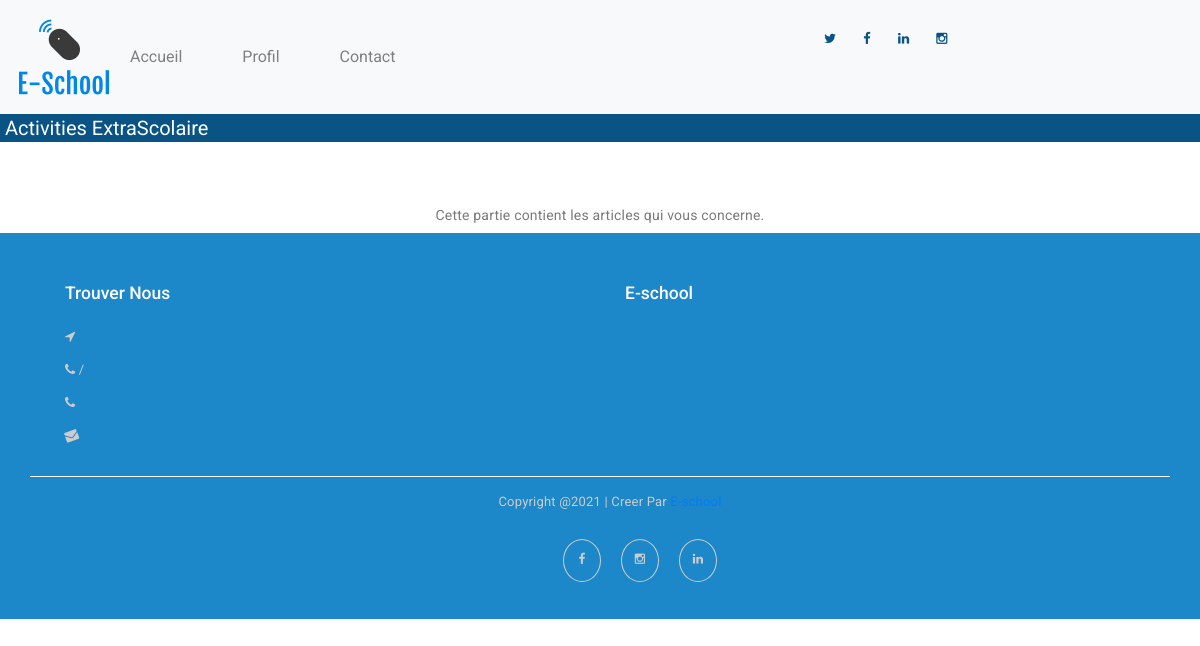
The app's page /EspaceParent/AccueilParent.php, older data.
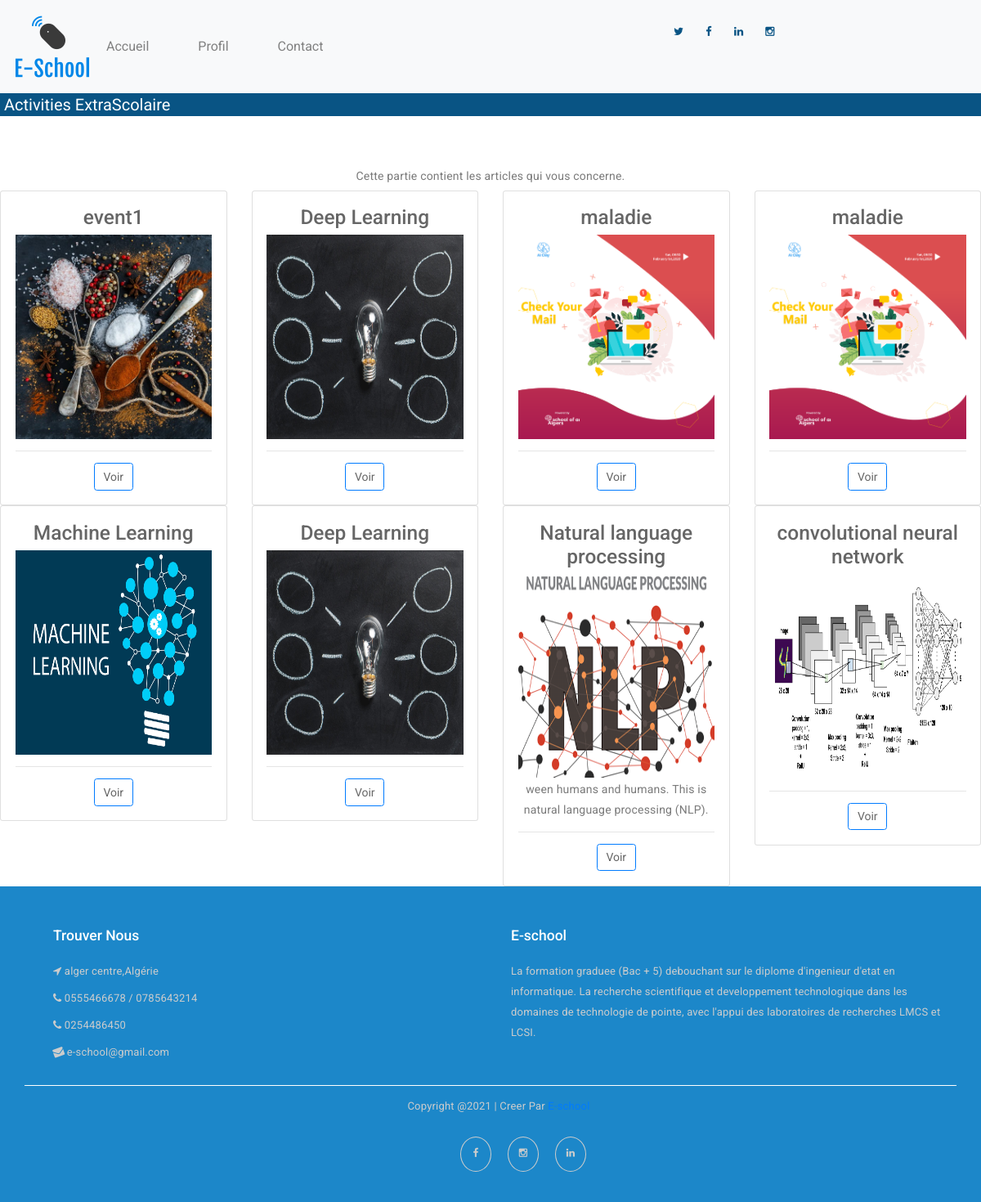
The same page, newer data.
### tables this page shows
CREATE TABLE IF NOT EXISTS `articles` (
  `idArticle` int(11) NOT NULL AUTO_INCREMENT,
  `titre` varchar(100) DEFAULT NULL,
  `descrption` text,
  `imageUrl` varchar(255) DEFAULT NULL,
  `concerner` varchar(255) DEFAULT NULL,
  PRIMARY KEY (`idArticle`)
);

CREATE TABLE IF NOT EXISTS `pagecontact` (
  `id` int(11) NOT NULL AUTO_INCREMENT,
  `facebook` varchar(100) NOT NULL,
  `insta` varchar(100) NOT NULL,
  `linkedin` varchar(100) NOT NULL,
  `website` varchar(100) NOT NULL,
  `address` varchar(255) NOT NULL,
  `numTel1` varchar(25) NOT NULL,
  `numTel2` varchar(25) NOT NULL,
  `fax` varchar(25) NOT NULL,
  `email` varchar(50) NOT NULL,
  `descpt` text NOT NULL,
  PRIMARY KEY (`id`) USING BTREE
);

### Model/article.php (called while the page is built, shortened)
<?php
require_once (__DIR__."/model.php");
class article{
    public static function getAllArticles(){
        $requeste="SELECT * FROM articles";
        return model::request($requeste);
    }
}
?>

### Model/model.php (called while the page is built, shortened)
<?php
class model{
    private static $conn;
    private static $isConnected = false;
    public static function connexion(){
        if(!model::$isConnected){
        try{
            self::$conn = new PDO('mysql:host=localhost;dbname=e-school','root','');
            self::$isConnected = true;
        }
        catch(PDOException $e) {
            echo "Error: " . $e->getMessage();
            exit();
          }
        }
    }
    public static function request($req){
        $stmt=self::$conn->prepare($req);
        $stmt->execute(array());
        return self::fetchAll($stmt);
    }
    public static function fetchAll($resultatRequete){
        if($resultatRequete){
            return $resultatRequete->fetchAll();
        }else{
            return false;
        }
    }
    public static function getField($requeste){
        $stmt=self::$conn->prepare($requeste);
        $stmt -> execute();
        $field = $stmt -> fetch(PDO::FETCH_ASSOC);
        return $field;
    }
}
?>

### Controler/ArtcileCtrl.php (called while the page is built, shortened)
<?php
require_once "../Model/article.php";
class ArticleCtrl{
    public function getAllArticles(){
        return article::getAllArticles();
    }
}
?>

### Model/contact.php (called while the page is built, shortened)
<?php
require_once (__DIR__."/model.php");
class contact{
    public static function getInfoPage(){
        $requete="SELECT * FROM pagecontact";
        return model::getField($requete);
    }
}
?>

### Controler/pageContactCtrl.php (called while the page is built, shortened)
<?php
require_once "../Model/contact.php";
class pageContactCtrl{
    public function getInfoPage(){
        return contact::getInfoPage();
    }
}
?>

### Vue/pageCyclesVue.php (the view, shortened to what the changed rows need)
<?php
require_once "../Controler/ArtcileCtrl.php";
class pageCyclesVue{
    private $controller;
    public function __construct(){
      $this->controller = new ArticleCtrl();
    }
    public function getTitleSectionArticle(){
      echo ' <div class="text-center">
      <h2>Articles</h2>
      <p>Cette partie contient les articles qui vous concerne.
     </p>
  </div>';
    }
    public function getArticleByCycle($cycle){
      echo '   <div class="row">';
    $articles=$this->controller->getAllArticles();
    foreach($articles as $article){
    if( stristr($article['concerner'],$cycle)==true){
      echo'
      <div class="col-xl-3 col-sm-6 col-12">
        <div class="card">
          <div class="card-content">
            <div class="card-body">
              <div class="media d-flex">
                <div class="media-body text-center">
                  <h3>'.$article['titre'].'</h3>';
                  echo " <img src=" .$article['imageUrl'] . " width='200px' height='250px' >";
                  echo '
                  <p>'. substr($article['descrption'],300).'</p><div class="btn-block">
                  <div class="align-self-center">
                  <hr/>
                  <a class="btn btn-outline-primary" role="button">Voir</a>
                 </div>
                  </div>
                </div>
              </div>
            </div>
          </div>
        </div></div> <br/> <br/>';
    }
    }
    }
}
?>

### Vue/ParentVues/infopageVue.php (shortened to what the changed rows need)
<?php
require_once "../Controler/pageContactCtrl.php";
class infopageVue{
    public function getContact(){
        $pageCtrl=new pageContactCtrl();
        $info=$pageCtrl->getInfoPage();
        if(count($info)>0){
            echo '
            <br/>
            <footer class="footer">
            <div class="container bottom_border">
            <div class="row">
            <div class=" col-sm-4 col-md col-sm-4  col-12 col">
            <h5 class="headin5_amrc col_white_amrc pt2">Trouver Nous</h5>
            <p><i class="fa fa-location-arrow"></i>   '.$info['address'].'</p>
            <p><i class="fa fa-phone"></i>    '.$info['numTel1'].' / '.$info['numTel2'].'  </p>
            <p><i class="fa fa-phone"></i>    '.$info['fax'].'  </p>
            <p><i class="fa fa fa-envelope"></i>   '.$info['email'].'  </p>
            </div>
            <div class=" col-sm-4 col-md  col-6 col">
            <h5 class="headin5_amrc col_white_amrc pt2">E-school</h5>
                                    <p>'.$info['descpt'].'</p>
            </div>
            </div>
            </div>
            <div class="container">
            <p class="text-center">Copyright @2021 | Creer Par <a href="'.$info['website'].'">E-school</a></p>
            <ul class="social_footer_ul">
            <li><a href="'.$info['facebook'].'"><i class="fa fa-facebook-f"></i></a></li>
            <li><a href="'.$info['insta'].'"><i class="fa fa-instagram"></i></a></li>
            <li><a href="'.$info['linkedin'].'"><i class="fa fa-linkedin"></i></a></li>
            </ul>
            </div>
            </footer>';
        }
    }
}
?>

Row changes from the older to the newer data that the page shows:
added articles: titre "event1", imageUrl (picture)
added articles: titre "Deep Learning", imageUrl (picture)
added articles: titre "maladie", imageUrl (picture)
added articles: titre "maladie", imageUrl (picture)
added articles: titre "Machine Learning", imageUrl (picture)
added articles: titre "Deep Learning", imageUrl (picture)
added articles: titre "Natural language processing", imageUrl (picture), descrption "ween humans and humans. This is natural language processing (NLP)."
added articles: titre "convolutional neural network", imageUrl (picture)
added pagecontact: address "alger centre,Algérie", numTel1 "0555466678", numTel2 "0785643214", fax "0254486450", email "e-school@gmail.com", descpt "La formation graduee (Bac + 5) debouchant sur le diplome d'ingenieur d'etat en informatique. La recherche scientifique et developpement technologique dans les domaines de technologie de pointe, avec l'appui des laboratoires de recherches LMCS et LCSI."
